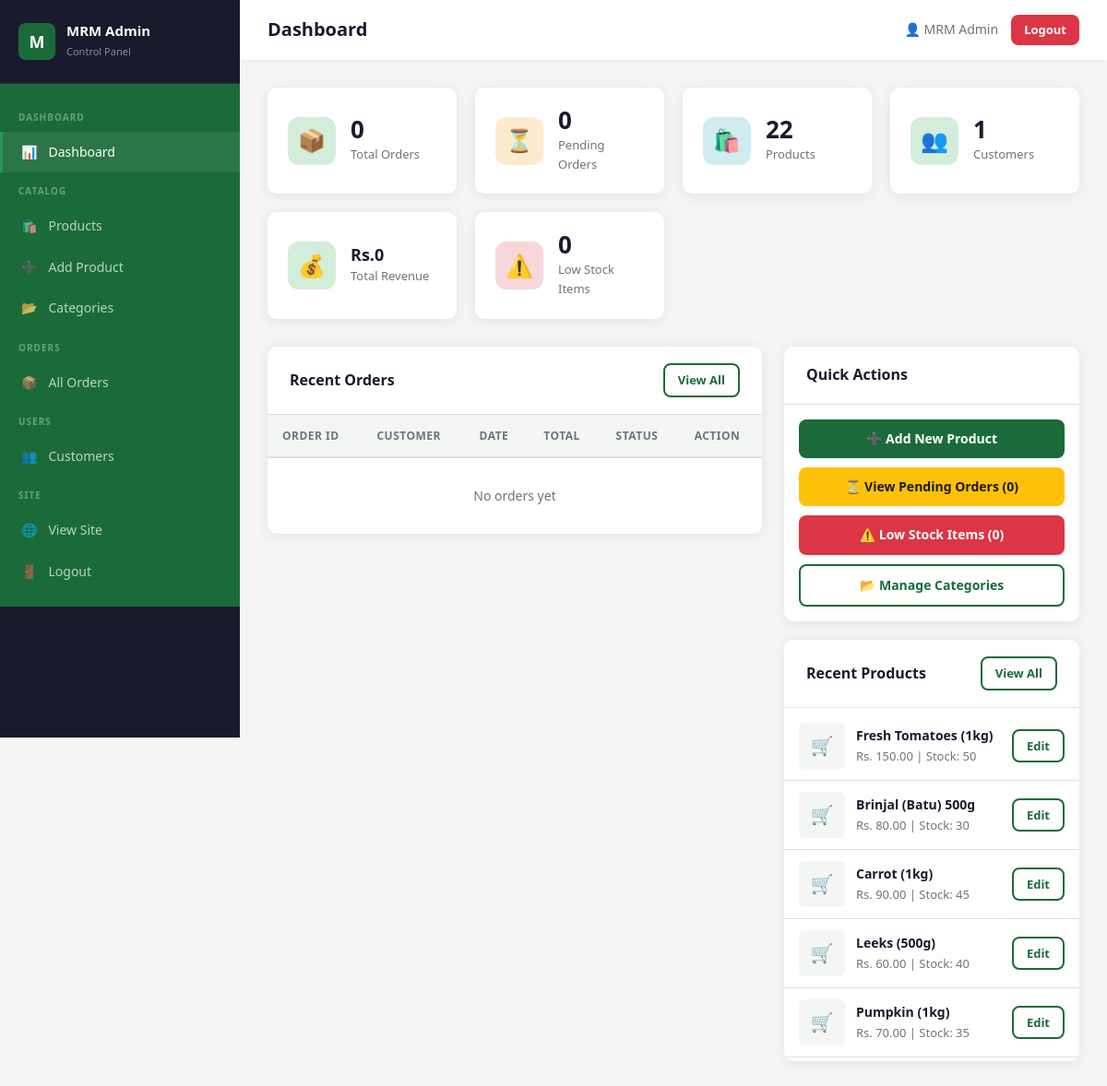
/admin/index.php (signed in), run on the app's committed database.
### tables this page shows
CREATE TABLE IF NOT EXISTS products (
    id INT AUTO_INCREMENT PRIMARY KEY,
    name VARCHAR(200) NOT NULL,
    description TEXT,
    price DECIMAL(10,2) NOT NULL,
    sale_price DECIMAL(10,2) DEFAULT NULL,
    quantity INT NOT NULL DEFAULT 0,
    category_id INT,
    image VARCHAR(255) DEFAULT 'default.jpg',
    is_featured TINYINT(1) DEFAULT 0,
    is_on_sale TINYINT(1) DEFAULT 0,
    created_at TIMESTAMP DEFAULT CURRENT_TIMESTAMP,
    FOREIGN KEY (category_id) REFERENCES categories(id) ON DELETE SET NULL
);

### includes/auth.php (called while the page is built, shortened)
<?php
function sanitize($str) {
    return htmlspecialchars(strip_tags(trim($str)), ENT_QUOTES, 'UTF-8');
}

### admin/index.php (the view, shortened to what this page needs)
<?php
require_once 'includes/admin_header.php';
$totalProducts  = $conn->query("SELECT COUNT(*) FROM products")->fetch_row()[0];
$totalOrders    = $conn->query("SELECT COUNT(*) FROM orders")->fetch_row()[0];
$totalUsers     = $conn->query("SELECT COUNT(*) FROM users WHERE role='user'")->fetch_row()[0];
$totalRevenue   = $conn->query("SELECT COALESCE(SUM(total_amount),0) FROM orders WHERE status != 'cancelled'")->fetch_row()[0];
$pendingOrders  = $conn->query("SELECT COUNT(*) FROM orders WHERE status='pending'")->fetch_row()[0];
$lowStockCount  = $conn->query("SELECT COUNT(*) FROM products WHERE quantity <= 5")->fetch_row()[0];
$recentOrders = $conn->query("SELECT o.*, u.name as customer_name FROM orders o JOIN users u ON o.user_id = u.id ORDER BY o.created_at DESC LIMIT 8");
$recentProducts = $conn->query("SELECT * FROM products ORDER BY created_at DESC LIMIT 5");
?>
<div class="stats-grid">
    <div class="stat-card">
        <div class="stat-icon green">📦</div>
        <div class="stat-info">
            <div class="stat-value"><?= $totalOrders ?></div>
            <div class="stat-label">Total Orders</div>
        </div>
    </div>
    <div class="stat-card">
        <div class="stat-icon orange">⏳</div>
        <div class="stat-info">
            <div class="stat-value"><?= $pendingOrders ?></div>
            <div class="stat-label">Pending Orders</div>
        </div>
    </div>
    <div class="stat-card">
        <div class="stat-icon blue">🛍️</div>
        <div class="stat-info">
            <div class="stat-value"><?= $totalProducts ?></div>
            <div class="stat-label">Products</div>
        </div>
    </div>
    <div class="stat-card">
        <div class="stat-icon green">👥</div>
        <div class="stat-info">
            <div class="stat-value"><?= $totalUsers ?></div>
            <div class="stat-label">Customers</div>
        </div>
    </div>
    <div class="stat-card">
        <div class="stat-icon green">💰</div>
        <div class="stat-info">
            <div class="stat-value" style="font-size:18px;">Rs.<?= number_format($totalRevenue, 0) ?></div>
            <div class="stat-label">Total Revenue</div>
        </div>
    </div>
    <div class="stat-card" style="cursor:pointer;" onclick="location.href='products.php?low=1'">
        <div class="stat-icon red">⚠️</div>
        <div class="stat-info">
            <div class="stat-value" style="color:<?= $lowStockCount > 0 ? 'var(--sale)' : 'inherit' ?>"><?= $lowStockCount ?></div>
            <div class="stat-label">Low Stock Items</div>
        </div>
    </div>
</div>
<div style="display:grid; grid-template-columns:1fr 320px; gap:24px; align-items:start;">
    <div class="admin-table-card">
        <div class="admin-table-header">
            <h3>Recent Orders</h3>
            <a href="orders.php" class="btn btn-outline btn-sm">View All</a>
        </div>
        <div style="overflow-x:auto;">
            <table class="table">
                <thead>
                    <tr>
                        <th>Order ID</th>
                        <th>Customer</th>
                        <th>Date</th>
                        <th>Total</th>
                        <th>Status</th>
                        <th>Action</th>
                    </tr>
                </thead>
                <tbody>
                <?php if ($recentOrders->num_rows === 0): ?>
                <tr><td colspan="6" style="text-align:center; color:var(--gray); padding:30px;">No orders yet</td></tr>
                <?php else: while ($o = $recentOrders->fetch_assoc()): ?>
                <tr>
                    <td><strong>#<?= str_pad($o['id'], 6, '0', STR_PAD_LEFT) ?></strong></td>
                    <td><?= sanitize($o['customer_name']) ?></td>
                    <td style="font-size:13px;"><?= date('d M Y', strtotime($o['created_at'])) ?></td>
                    <td><strong>Rs. <?= number_format($o['total_amount'], 2) ?></strong></td>
                    <td><span class="status-badge status-<?= $o['status'] ?>"><?= ucfirst($o['status']) ?></span></td>
                    <td><a href="orders.php?id=<?= $o['id'] ?>" class="btn btn-sm btn-outline">View</a></td>
                </tr>
                <?php endwhile; endif; ?>
                </tbody>
            </table>
        </div>
    </div>
    <div>
        <div class="admin-table-card" style="margin-bottom:20px;">
            <div class="admin-table-header">
                <h3>Quick Actions</h3>
            </div>
            <div style="padding:16px; display:flex; flex-direction:column; gap:10px;">
                <a href="add-product.php" class="btn btn-primary btn-full">➕ Add New Product</a>
                <a href="orders.php?status=pending" class="btn btn-warning btn-full">⏳ View Pending Orders (<?= $pendingOrders ?>)</a>
                <a href="products.php?low=1" class="btn btn-danger btn-full">⚠️ Low Stock Items (<?= $lowStockCount ?>)</a>
                <a href="categories.php" class="btn btn-outline btn-full">📂 Manage Categories</a>
            </div>
        </div>
        <div class="admin-table-card">
            <div class="admin-table-header">
                <h3>Recent Products</h3>
                <a href="products.php" class="btn btn-outline btn-sm">View All</a>
            </div>
            <div style="padding:4px 0;">
                <?php while ($prod = $recentProducts->fetch_assoc()):
                    $imgSrc = (!empty($prod['image']) && $prod['image'] !== 'default.jpg' && file_exists(__DIR__ . '/../uploads/products/' . $prod['image'])) ? ($base . 'uploads/products/' . $prod['image']) : null;
                ?>
                <div style="display:flex; align-items:center; gap:12px; padding:12px 16px; border-bottom:1px solid var(--border);">
                    <?php if ($imgSrc): ?>
                    <img src="<?= $imgSrc ?>" class="product-thumb" alt="">
                    <?php else: ?>
                    <div class="product-thumb-placeholder">🛒</div>
                    <?php endif; ?>
                    <div style="flex:1; min-width:0;">
                        <div style="font-size:14px; font-weight:600; white-space:nowrap; overflow:hidden; text-overflow:ellipsis;"><?= sanitize($prod['name']) ?></div>
                        <div style="font-size:13px; color:var(--gray);">Rs. <?= number_format($prod['price'], 2) ?> | Stock: <?= $prod['quantity'] ?></div>
                    </div>
                    <a href="edit-product.php?id=<?= $prod['id'] ?>" class="btn btn-sm btn-outline">Edit</a>
                </div>
                <?php endwhile; ?>
            </div>
        </div>
    </div>
</div>
<?php require_once 'includes/admin_footer.php'; ?>

### css/style.css (style rules this page uses)
:root { --primary: #1b6b3a; --primary-dark: #145230; --primary-light: #2d9455; --secondary: #52b788; --accent: #ff6b35; --sale: #e63946; --sale-bg: #fff3cd; --yellow: #ffc107; --dark: #1a1a2e; --gray: #6c757d; --light-gray: #f4f6f4; --border: #dee2e6; --white: #ffffff; --shadow: 0 2px 15px rgba(0,0,0,0.08); --shadow-hover: 0 8px 30px rgba(0,0,0,0.15); --radius: 10px; --transition: all 0.3s ease; }
* { margin: 0; padding: 0; box-sizing: border-box; }
body { font-family: 'Segoe UI', Tahoma, Geneva, Verdana, sans-serif; background: var(--light-gray); color: var(--dark); line-height: 1.6; font-size: 15px; }
a { text-decoration: none; color: inherit; transition: var(--transition); }
.btn { display: inline-flex; align-items: center; gap: 8px; padding: 10px 22px; border-radius: 8px; border: none; cursor: pointer; font-size: 14px; font-weight: 600; transition: var(--transition); text-align: center; justify-content: center; }
.btn-primary { background: var(--primary); color: var(--white); }
.btn-outline { background: transparent; color: var(--primary); border: 2px solid var(--primary); }
.btn-danger { background: #dc3545; color: var(--white); }
.btn-warning { background: var(--yellow); color: var(--dark); }
.btn-sm { padding: 6px 14px; font-size: 13px; }
.btn-full { width: 100%; }
.table { width: 100%; border-collapse: collapse; font-size: 14px; }
.table th { background: var(--light-gray); padding: 13px 16px; text-align: left; font-weight: 700; text-transform: uppercase; font-size: 12px; letter-spacing: 0.5px; color: var(--gray); border-bottom: 2px solid var(--border); }
.table td { padding: 13px 16px; border-bottom: 1px solid var(--border); vertical-align: middle; }
.table tr:last-child td { border-bottom: none; }
.stats-grid { display: grid; grid-template-columns: repeat(auto-fill, minmax(200px, 1fr)); gap: 20px; margin-bottom: 30px; }
.stat-card { background: white; border-radius: var(--radius); padding: 22px; box-shadow: var(--shadow); display: flex; align-items: center; gap: 16px; transition: var(--transition); }
.stat-icon { width: 52px; height: 52px; border-radius: 12px; display: flex; align-items: center; justify-content: center; font-size: 24px; flex-shrink: 0; }
.stat-icon.green { background: #d4edda; }
.stat-icon.blue { background: #d1ecf1; }
.stat-icon.orange { background: #fdebd0; }
.stat-icon.red { background: #f8d7da; }
.stat-info { min-width: 0; }
.stat-value { font-size: 26px; font-weight: 800; color: var(--dark); line-height: 1; margin-bottom: 4px; }
.stat-label { font-size: 13px; color: var(--gray); }
.admin-table-card { background: white; border-radius: var(--radius); box-shadow: var(--shadow); overflow: hidden; }
.admin-table-header { padding: 18px 24px; display: flex; align-items: center; justify-content: space-between; border-bottom: 1px solid var(--border); flex-wrap: wrap; gap: 12px; }
.admin-table-header h3 { font-size: 16px; font-weight: 700; }
.product-thumb-placeholder { width: 50px; height: 50px; border-radius: 6px; background: var(--light-gray); display: flex; align-items: center; justify-content: center; font-size: 20px; }

### data on the page
products: name "Fresh Tomatoes (1kg)", price "150.00", quantity "50"
products: name "Brinjal (Batu) 500g", price "80.00", quantity "30"
products: name "Carrot (1kg)", price "90.00", quantity "45"
products: name "Leeks (500g)", price "60.00", quantity "40"
products: name "Pumpkin (1kg)", price "70.00", quantity "35"

### other printed values
$adminTitle "Dashboard"
$_SESSION['user_name'] "MRM Admin"
$totalOrders "0"
$pendingOrders "0"
$totalProducts "22"
$totalUsers "1"
$totalRevenue "0"
$lowStockCount "0"
